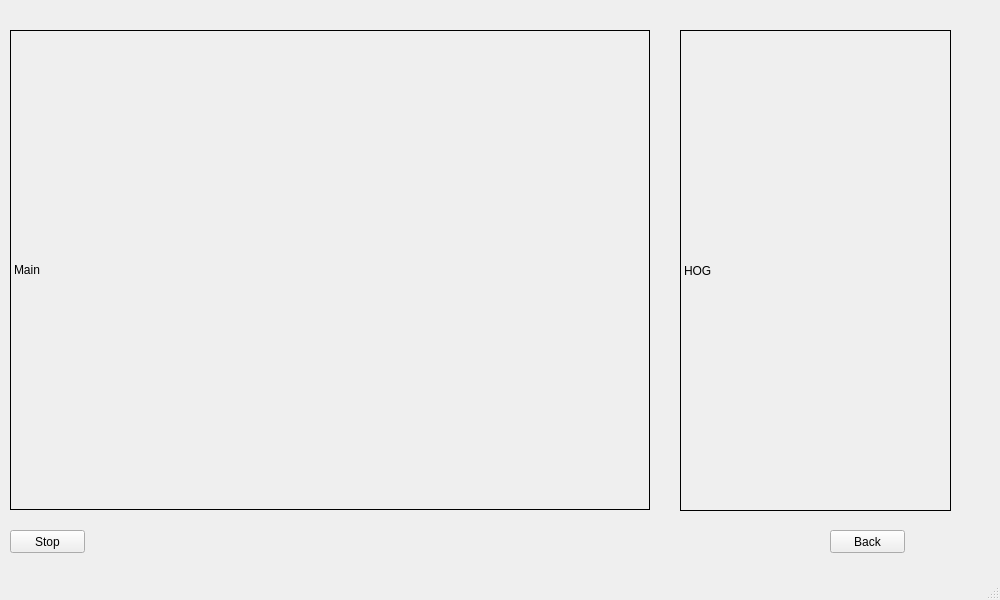
<?xml version="1.0" encoding="UTF-8"?>
<ui version="4.0">
 <class>MainWindow</class>
 <widget class="QMainWindow" name="MainWindow">
  <property name="geometry">
   <rect>
    <x>0</x>
    <y>0</y>
    <width>1000</width>
    <height>600</height>
   </rect>
  </property>
  <property name="windowTitle">
   <string>MainWindow</string>
  </property>
  <widget class="QWidget" name="centralwidget">
   <widget class="QLabel" name="label">
    <property name="geometry">
     <rect>
      <x>10</x>
      <y>30</y>
      <width>640</width>
      <height>480</height>
     </rect>
    </property>
    <property name="frameShape">
     <enum>QFrame::Box</enum>
    </property>
    <property name="text">
     <string>Main</string>
    </property>
   </widget>
   <widget class="QLabel" name="label_2">
    <property name="geometry">
     <rect>
      <x>680</x>
      <y>30</y>
      <width>271</width>
      <height>481</height>
     </rect>
    </property>
    <property name="frameShape">
     <enum>QFrame::Box</enum>
    </property>
    <property name="text">
     <string>HOG</string>
    </property>
   </widget>
   <widget class="QPushButton" name="pushButton">
    <property name="geometry">
     <rect>
      <x>830</x>
      <y>530</y>
      <width>75</width>
      <height>23</height>
     </rect>
    </property>
    <property name="text">
     <string>Back</string>
    </property>
   </widget>
   <widget class="QPushButton" name="pushButton_2">
    <property name="geometry">
     <rect>
      <x>10</x>
      <y>530</y>
      <width>75</width>
      <height>23</height>
     </rect>
    </property>
    <property name="text">
     <string>Stop</string>
    </property>
   </widget>
  </widget>
  <widget class="QMenuBar" name="menubar">
   <property name="geometry">
    <rect>
     <x>0</x>
     <y>0</y>
     <width>1000</width>
     <height>21</height>
    </rect>
   </property>
  </widget>
  <widget class="QStatusBar" name="statusbar"/>
 </widget>
 <resources/>
 <connections/>
</ui>
